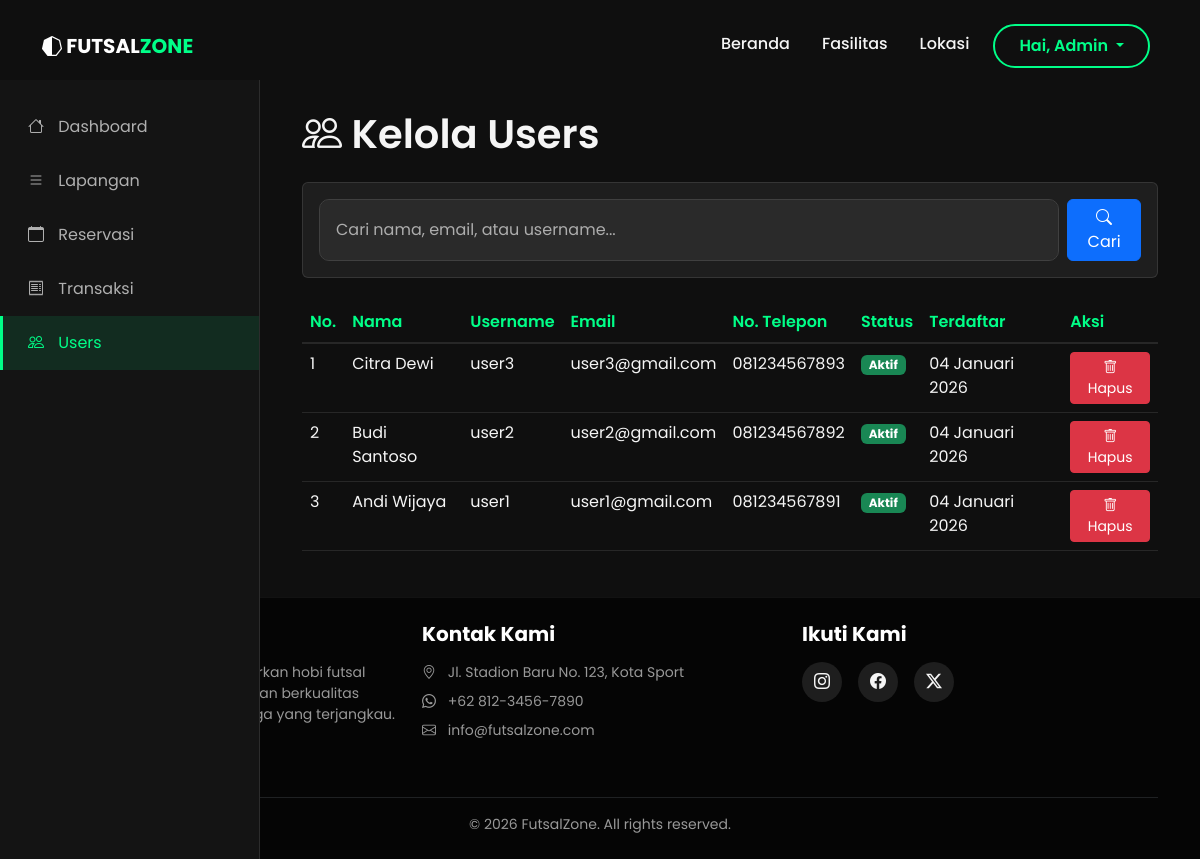
The page /?page=admin_users (signed in) on the database its author committed.
### tables this page shows
CREATE TABLE users (
    id_user INT PRIMARY KEY AUTO_INCREMENT,
    username VARCHAR(50) NOT NULL UNIQUE,
    email VARCHAR(100) NOT NULL UNIQUE,
    password VARCHAR(255) NOT NULL,
    nama_lengkap VARCHAR(100) NOT NULL,
    no_telepon VARCHAR(15),
    alamat TEXT,
    foto_profil VARCHAR(255),
    role ENUM('admin', 'user') DEFAULT 'user',
    status ENUM('aktif', 'nonaktif') DEFAULT 'aktif',
    created_at TIMESTAMP DEFAULT CURRENT_TIMESTAMP,
    updated_at TIMESTAMP DEFAULT CURRENT_TIMESTAMP ON UPDATE CURRENT_TIMESTAMP
);

### config.php (called while the page is built, shortened)
<?php
function format_date($date) {
    $bulan = array('Januari', 'Februari', 'Maret', 'April', 'Mei', 'Juni', 'Juli', 'Agustus', 'September', 'Oktober', 'November', 'Desember');
    $tahun = substr($date, 0, 4);
    $bulan_ke = (int)substr($date, 5, 2);
    $hari = substr($date, 8, 2);
    return $hari . ' ' . $bulan[$bulan_ke - 1] . ' ' . $tahun;
}
?>

### pages/admin_users.php (the view, shortened to what this page needs)
<?php
$search = isset($_GET['search']) ? trim($_GET['search']) : '';
if (!empty($search)) {
    $query = "SELECT * FROM users WHERE role = 'user' AND (nama_lengkap LIKE ? OR email LIKE ? OR username LIKE ?) ORDER BY id_user DESC";
    $search_term = "%" . $search . "%";
    $stmt = $conn->prepare($query);
    $stmt->bind_param("sss", $search_term, $search_term, $search_term);
} else {
    $query = "SELECT * FROM users WHERE role = 'user' ORDER BY id_user DESC";
    $stmt = $conn->prepare($query);
}
$stmt->execute();
$result = $stmt->get_result();
?>
<div class="sidebar">
    <a href="?page=admin_dashboard"><i class="bi bi-house"></i> Dashboard</a>
    <a href="?page=admin_lapangan"><i class="bi bi-list"></i> Lapangan</a>
    <a href="?page=admin_reservasi"><i class="bi bi-calendar"></i> Reservasi</a>
    <a href="?page=admin_transaksi"><i class="bi bi-receipt"></i> Transaksi</a>
    <a href="?page=admin_users" class="active"><i class="bi bi-people"></i> Users</a>
</div>
<div class="main-content">
    <div class="container-fluid">
        <h1 class="mb-4"><i class="bi bi-people"></i> Kelola Users</h1>
        <div class="card mb-4">
            <div class="card-body">
                <form method="GET" class="d-flex gap-2">
                    <input type="text" class="form-control" name="search"
                           placeholder="Cari nama, email, atau username..." value="<?php echo htmlspecialchars($search); ?>">
                    <button type="submit" class="btn btn-primary"><i class="bi bi-search"></i> Cari</button>
                </form>
            </div>
        </div>
        <div class="table-responsive">
            <table class="table">
                <thead>
                    <tr>
                        <th>No.</th>
                        <th>Nama</th>
                        <th>Username</th>
                        <th>Email</th>
                        <th>No. Telepon</th>
                        <th>Status</th>
                        <th>Terdaftar</th>
                        <th>Aksi</th>
                    </tr>
                </thead>
                <tbody>
                    <?php
                    if ($result->num_rows > 0) {
                        $no = 1;
                        while ($row = $result->fetch_assoc()) {
                            ?>
                            <tr>
                                <td><?php echo $no++; ?></td>
                                <td><?php echo htmlspecialchars($row['nama_lengkap']); ?></td>
                                <td><?php echo htmlspecialchars($row['username']); ?></td>
                                <td><?php echo htmlspecialchars($row['email']); ?></td>
                                <td><?php echo htmlspecialchars($row['no_telepon']); ?></td>
                                <td>
                                    <span class="badge bg-<?php echo $row['status'] == 'aktif' ? 'success' : 'danger'; ?>">
                                        <?php echo ucfirst($row['status']); ?>
                                    </span>
                                </td>
                                <td><?php echo format_date(date('Y-m-d', strtotime($row['created_at']))); ?></td>
                                <td>
                                    <a href="?page=admin_users&action=delete&id=<?php echo $row['id_user']; ?>"
                                       class="btn btn-sm btn-danger" onclick="return confirmDelete('<?php echo htmlspecialchars($row['nama_lengkap']); ?>')">
                                        <i class="bi bi-trash"></i> Hapus
                                    </a>
                                </td>
                            </tr>
                            <?php
                        }
                    } else {
                        ?>
                        <tr>
                            <td colspan="8" class="text-center">Tidak ada user</td>
                        </tr>
                        <?php
                    }
                    ?>
                </tbody>
            </table>
        </div>
    </div>
</div>

### style.css (style rules this page uses)
:root { --primary-color: #00ff88; --secondary-color: #1a1a1a; --dark-bg: #0f0f0f; --card-bg: #1e1e1e; --text-light: #f5f5f5; --text-muted: #b0b0b0; --sidebar-width: 260px; }
body { font-family: 'Poppins', sans-serif; background-color: var(--dark-bg); color: var(--text-light); overflow-x: hidden; margin-top: 80px; }
h1, h2, h3, h4, h5, h6 { font-weight: 600; color: var(--text-light); }
.card { background-color: var(--card-bg); color: var(--text-light); border: 1px solid rgba(255, 255, 255, 0.1); margin-bottom: 1.5rem; }
.sidebar { position: fixed; top: 80px; bottom: 0; left: 0; z-index: 100; padding: 20px 0 0; width: var(--sidebar-width); background-color: #141414; border-right: 1px solid rgba(255, 255, 255, 0.1); overflow-y: auto; transition: all 0.3s ease; }
.sidebar a { padding: 15px 25px; text-decoration: none; font-size: 1rem; color: var(--text-muted); display: block; transition: 0.3s; border-left: 3px solid transparent; }
.sidebar a.active { color: var(--primary-color); background-color: rgba(0, 255, 136, 0.1); border-left-color: var(--primary-color); }
.sidebar i { margin-right: 10px; width: 20px; text-align: center; }
.main-content { margin-left: var(--sidebar-width); padding: 30px; transition: all 0.3s ease; }
.table { color: var(--text-light); border-color: rgba(255, 255, 255, 0.1); }
.table> :not(caption)>*>* { background-color: transparent; border-bottom-color: rgba(255, 255, 255, 0.1); color: var(--text-light); }
.table thead th { border-bottom: 2px solid rgba(255, 255, 255, 0.1); color: var(--primary-color); font-weight: 600; }
.form-control, .form-select { background-color: #2a2a2a; border: 1px solid #404040; color: #ffffff !important; padding: 0.8rem 1rem; border-radius: 10px; }
.form-control::placeholder { color: #adadad !important; opacity: 1; }

### rows shown on the page
users: nama_lengkap "Citra Dewi", username "user3", email "user3@gmail.com", no_telepon "081234567893", status "Aktif", created_at "04 Januari 2026"
users: nama_lengkap "Budi Santoso", username "user2", email "user2@gmail.com", no_telepon "081234567892", status "Aktif", created_at "04 Januari 2026"
users: nama_lengkap "Andi Wijaya", username "user1", email "user1@gmail.com", no_telepon "081234567891", status "Aktif", created_at "04 Januari 2026"

### other values the page prints
explode(' ', $_SESSION['nama_lengkap'])[0] "Admin"
